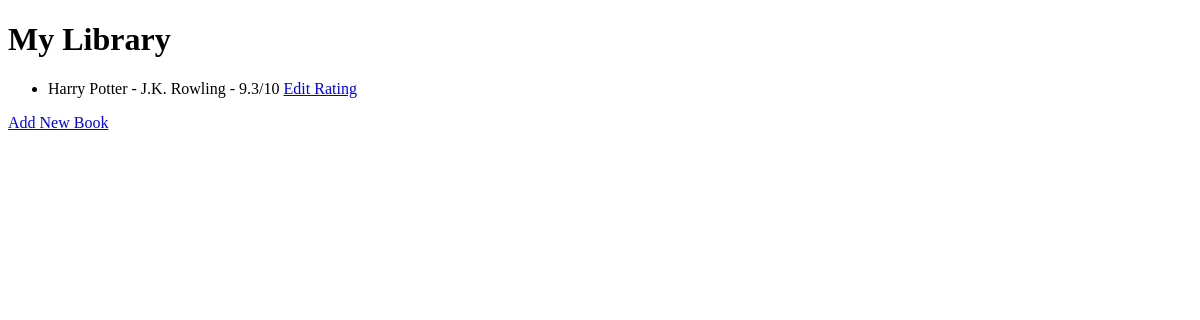
Before: / with the older database file.
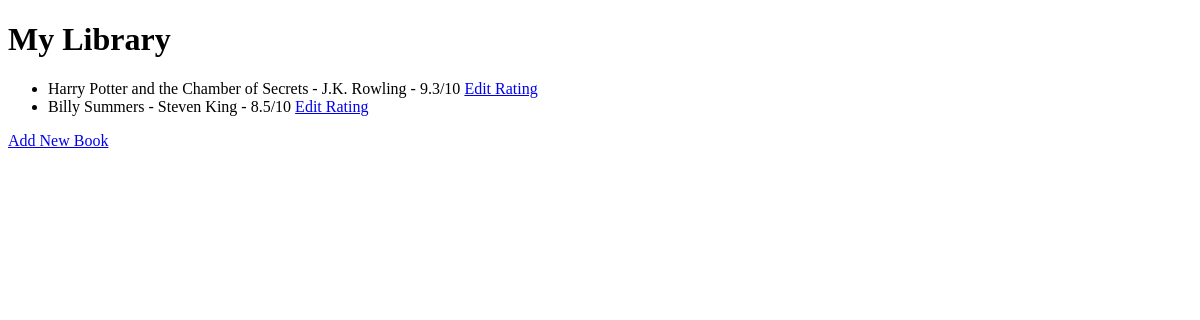
After: the same page with the newer database file.
### main.py (models this page shows, shortened)
class Book(db.Model):
    id = db.Column(db.Integer, primary_key=True)
    title = db.Column(db.String(200), unique=True, nullable=False)
    author = db.Column(db.String(200), nullable=False)
    rating = db.Column(db.Float, nullable=False)

### main.py (the view)
@app.route('/')
def home():
    all_books = db.session.query(Book).all()
    return render_template('index.html', books=all_books)

### templates/index.html (shortened to what this page needs)
<!DOCTYPE html>
<html lang="en">
<head>
</head>
<body>
    <h1>My Library</h1>
    {% if books == [] %}
    <p>Libary is empty. You need to read more books!</p>
    {% else %}
    <ul>
        {% for book in books %}
        <li>{{book.title}} - {{book.author}} - {{book.rating}}/10 <a href="{{ url_for('edit', book_id=book.id) }}">Edit
                Rating</a></li>
        {% endfor %}
    </ul>
    {% endif %}
    <a href="{{ url_for('add') }}">Add New Book</a>
</body>
</html>

Changed rows visible on the page:
changed Book "J.K. Rowling": title "Harry Potter" → "Harry Potter and the Chamber of Secrets"
added Book: title "Billy Summers", author "Steven King", rating "8.5"
